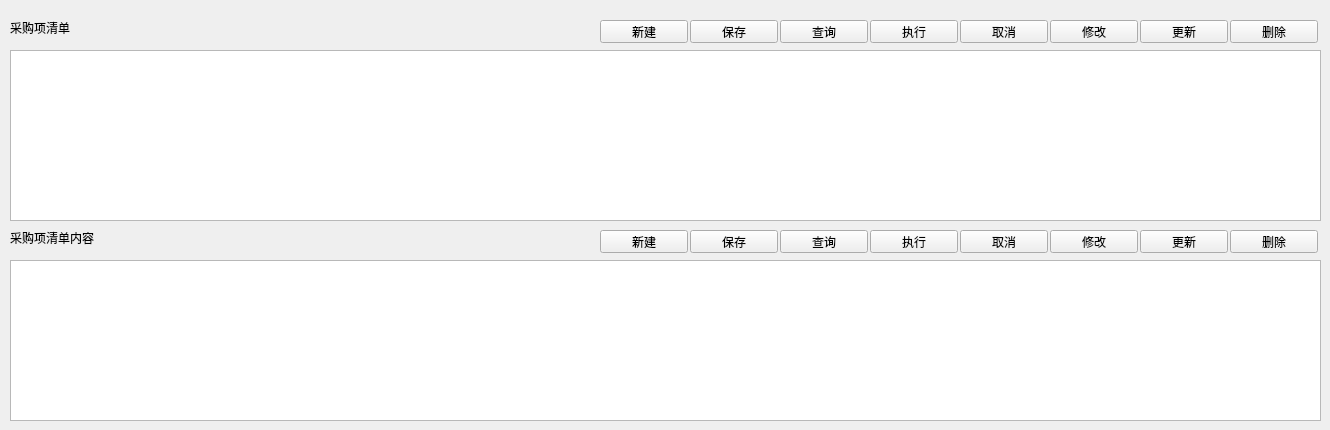
    <widget class="QWidget" name="Dtab_Project_PurchaseList_Pre">
     <attribute name="title">
      <string>项目采购售前单</string>
     </attribute>
     <widget class="QTableWidget" name="tbw_Project_PurchaseList_Pre">
      <property name="geometry">
       <rect>
        <x>10</x>
        <y>50</y>
        <width>1311</width>
        <height>171</height>
       </rect>
      </property>
     </widget>
     <widget class="QTableWidget" name="tbw_Project_PurchaseList_Pre_Item">
      <property name="geometry">
       <rect>
        <x>10</x>
        <y>260</y>
        <width>1311</width>
        <height>161</height>
       </rect>
      </property>
     </widget>
     <widget class="QLabel" name="label_72">
      <property name="geometry">
       <rect>
        <x>10</x>
        <y>230</y>
        <width>111</width>
        <height>16</height>
       </rect>
      </property>
      <property name="text">
       <string>采购项清单内容</string>
      </property>
     </widget>
     <widget class="QLabel" name="label_121">
      <property name="geometry">
       <rect>
        <x>10</x>
        <y>20</y>
        <width>81</width>
        <height>16</height>
       </rect>
      </property>
      <property name="text">
       <string>采购项清单</string>
      </property>
     </widget>
     <widget class="QPushButton" name="pbtn_PurchaseList_Pre_Run">
      <property name="geometry">
       <rect>
        <x>870</x>
        <y>20</y>
        <width>88</width>
        <height>23</height>
       </rect>
      </property>
      <property name="text">
       <string>执行</string>
      </property>
     </widget>
     <widget class="QPushButton" name="pbtn_PurchaseList_Pre_Query">
      <property name="geometry">
       <rect>
        <x>780</x>
        <y>20</y>
        <width>88</width>
        <height>23</height>
       </rect>
      </property>
      <property name="text">
       <string>查询</string>
      </property>
     </widget>
     <widget class="QPushButton" name="pbtn_PurchaseList_Pre_New">
      <property name="geometry">
       <rect>
        <x>600</x>
        <y>20</y>
        <width>88</width>
        <height>23</height>
       </rect>
      </property>
      <property name="text">
       <string>新建</string>
      </property>
     </widget>
     <widget class="QPushButton" name="pbtn_PurchaseList_Pre_Delete">
      <property name="geometry">
       <rect>
        <x>1230</x>
        <y>20</y>
        <width>88</width>
        <height>23</height>
       </rect>
      </property>
      <property name="text">
       <string>删除</string>
      </property>
     </widget>
     <widget class="QPushButton" name="pbtn_PurchaseList_Pre_Modify">
      <property name="geometry">
       <rect>
        <x>1050</x>
        <y>20</y>
        <width>88</width>
        <height>23</height>
       </rect>
      </property>
      <property name="text">
       <string>修改</string>
      </property>
     </widget>
     <widget class="QPushButton" name="pbtn_PurchaseList_Pre_Cancel">
      <property name="geometry">
       <rect>
        <x>960</x>
        <y>20</y>
        <width>88</width>
        <height>23</height>
       </rect>
      </property>
      <property name="text">
       <string>取消</string>
      </property>
     </widget>
     <widget class="QPushButton" name="pbtn_PurchaseList_Pre_Itm_Delete">
      <property name="geometry">
       <rect>
        <x>1230</x>
        <y>230</y>
        <width>88</width>
        <height>23</height>
       </rect>
      </property>
      <property name="text">
       <string>删除</string>
      </property>
     </widget>
     <widget class="QPushButton" name="pbtn_PurchaseList_Pre_Itm_Cancel">
      <property name="geometry">
       <rect>
        <x>960</x>
        <y>230</y>
        <width>88</width>
        <height>23</height>
       </rect>
      </property>
      <property name="text">
       <string>取消</string>
      </property>
     </widget>
     <widget class="QPushButton" name="pbtn_PurchaseList_Pre_Itm_New">
      <property name="geometry">
       <rect>
        <x>600</x>
        <y>230</y>
        <width>88</width>
        <height>23</height>
       </rect>
      </property>
      <property name="text">
       <string>新建</string>
      </property>
     </widget>
     <widget class="QPushButton" name="pbtn_PurchaseList_Pre_Itm_Query">
      <property name="geometry">
       <rect>
        <x>780</x>
        <y>230</y>
        <width>88</width>
        <height>23</height>
       </rect>
      </property>
      <property name="text">
       <string>查询</string>
      </property>
     </widget>
     <widget class="QPushButton" name="pbtn_PurchaseList_Pre_Itm_Run">
      <property name="geometry">
       <rect>
        <x>870</x>
        <y>230</y>
        <width>88</width>
        <height>23</height>
       </rect>
      </property>
      <property name="text">
       <string>执行</string>
      </property>
     </widget>
     <widget class="QPushButton" name="pbtn_PurchaseList_Pre_Itm_Modify">
      <property name="geometry">
       <rect>
        <x>1050</x>
        <y>230</y>
        <width>88</width>
        <height>23</height>
       </rect>
      </property>
      <property name="text">
       <string>修改</string>
      </property>
     </widget>
     <widget class="QPushButton" name="pbtn_PurchaseList_Pre_Update">
      <property name="geometry">
       <rect>
        <x>1140</x>
        <y>20</y>
        <width>88</width>
        <height>23</height>
       </rect>
      </property>
      <property name="text">
       <string>更新</string>
      </property>
     </widget>
     <widget class="QPushButton" name="pbtn_PurchaseList_Pre_Save">
      <property name="geometry">
       <rect>
        <x>690</x>
        <y>20</y>
        <width>88</width>
        <height>23</height>
       </rect>
      </property>
      <property name="text">
       <string>保存</string>
      </property>
     </widget>
     <widget class="QPushButton" name="pbtn_PurchaseList_Pre_Itm_Save">
      <property name="geometry">
       <rect>
        <x>690</x>
        <y>230</y>
        <width>88</width>
        <height>23</height>
       </rect>
      </property>
      <property name="text">
       <string>保存</string>
      </property>
     </widget>
     <widget class="QPushButton" name="pbtn_PurchaseList_Pre_Itm_Update">
      <property name="geometry">
       <rect>
        <x>1140</x>
        <y>230</y>
        <width>88</width>
        <height>23</height>
       </rect>
      </property>
      <property name="text">
       <string>更新</string>
      </property>
     </widget>
    </widget>
